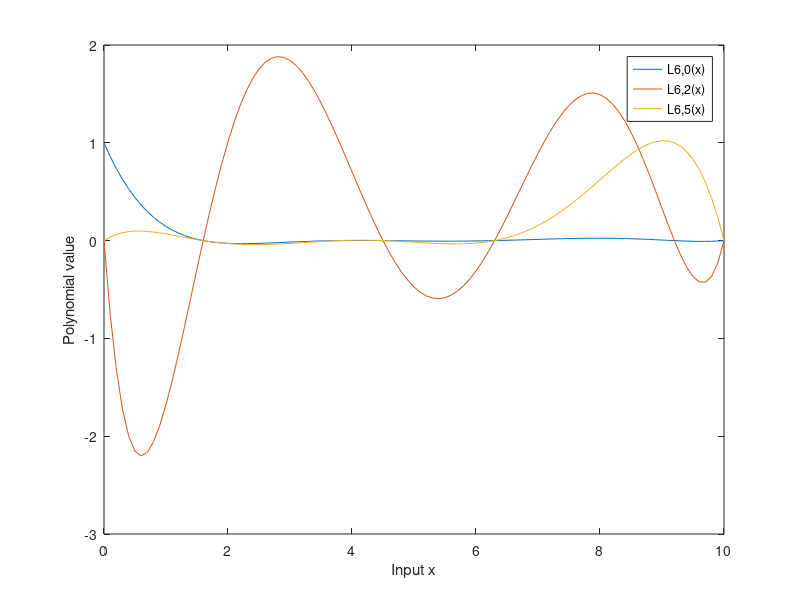

Write the MATLAB code that produced this figure.
x= [0:.1:10];
f1= ((x-1.6).*(x-3.8).*(x-4.5).*(x-6.3).*(x-9.2).*(x-10))/15857.856;
f2= (x.*(x-1.6).*(x-4.5).*(x-6.3).*(x-9.2).*(x-10))/489.8124;
f3= (x.*(x-1.6).*(x-3.8).*(x-4.5).*(x-6.3).*(x-10))/-4117.001;


figure
plot(x,f1,x,f2,x,f3)
legend('L6,0(x)','L6,2(x)', 'L6,5(x)')
xlabel('Input x')
ylabel('Polynomial value')
    

